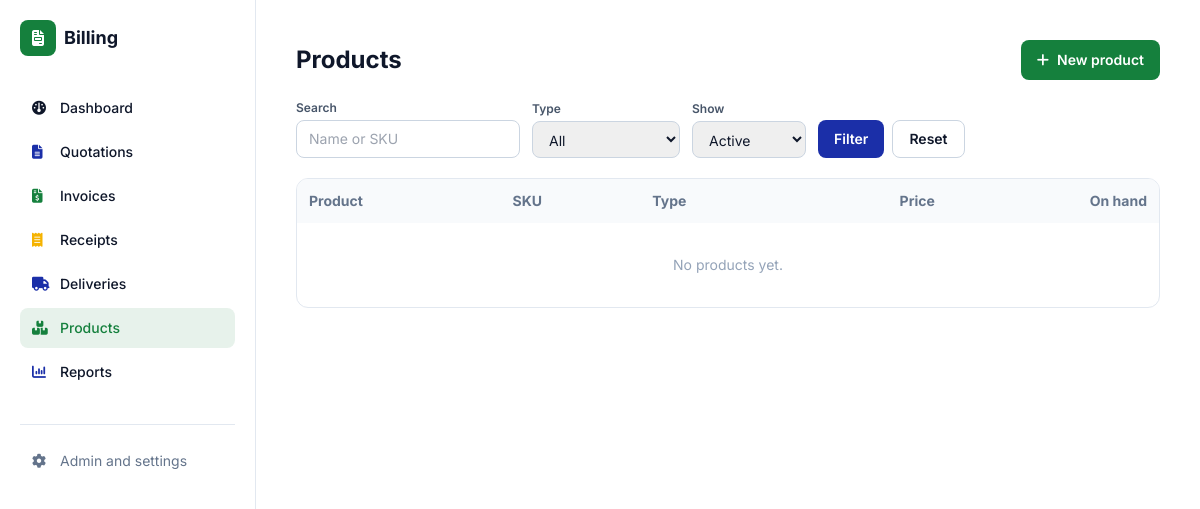
The page /products/ (signed in) on the database as committed earlier.
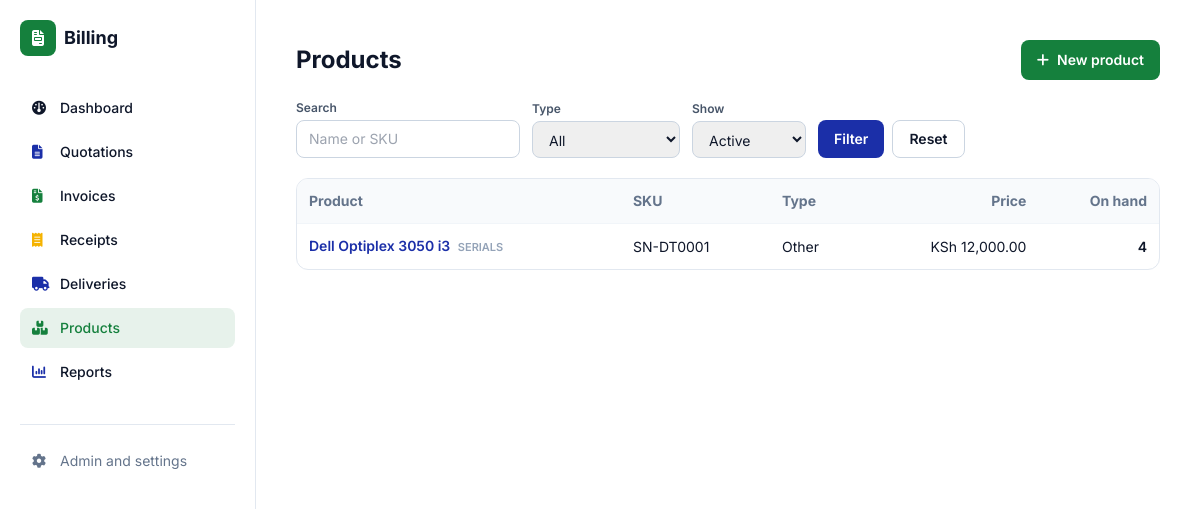
The same page on the database as committed later.
### documents/models.py (models this page shows, shortened)
class Product(models.Model):
    name = models.CharField(max_length=200)
    sku = models.CharField("SKU", max_length=40, blank=True)
    category = models.CharField(max_length=10, choices=DeliveryItem.CATEGORIES, default="other",
                                help_text="Sets the delivery checklist used for this item")
    unit_price = models.DecimalField(max_digits=12, decimal_places=2, default=0)
    track_stock = models.BooleanField(default=False)
    track_serials = models.BooleanField("Track serial numbers", default=False,
                                        help_text="Registers each unit's serial (turns on stock tracking)")
    reorder_level = models.DecimalField(max_digits=10, decimal_places=2, default=0)
    active = models.BooleanField(default=True)
    objects = ProductQuerySet.as_manager()
    class Meta:
        ordering = ["name"]
    @property
    def stock(self):
        return self.movements.aggregate(s=Sum("qty"))["s"] or Decimal("0")

### documents/catalog_views.py (the view)
# urls.py: path("products/", catalog_views.product_list, name="product_list"),
@login_required
def product_list(request):
    qs = Product.objects.with_stock()
    q = request.GET.get("q", "").strip()
    cat = request.GET.get("category", "")
    flt = request.GET.get("filter", "")
    if q:
        qs = qs.filter(Q(name__icontains=q) | Q(sku__icontains=q))
    if cat:
        qs = qs.filter(category=cat)
    if flt == "inactive":
        qs = qs.filter(active=False)
    else:
        qs = qs.filter(active=True)
        if flt == "low":
            qs = qs.filter(track_stock=True, on_hand__lte=F("reorder_level"))
    page_obj, page_range, querystring = paginate(request, qs)
    return render(request, "documents/product_list.html", {
        "products": page_obj, "page_obj": page_obj, "page_range": page_range,
        "querystring": querystring, "categories": DeliveryItem.CATEGORIES,
        "f": {"q": q, "category": cat, "filter": flt}})

### documents/models.py (called while the page is built)
    def with_stock(self):
        return self.annotate(on_hand=Coalesce(
            Sum("movements__qty"), Value(Decimal("0")),
            output_field=models.DecimalField(max_digits=12, decimal_places=2)))

### documents/views.py (called while the page is built)
def paginate(request, qs, per_page=PER_PAGE):
    paginator = Paginator(qs, per_page)
    page_obj = paginator.get_page(request.GET.get("page"))
    page_range = list(paginator.get_elided_page_range(page_obj.number, on_each_side=1, on_ends=1))
    params = request.GET.copy()
    params.pop("page", None)
    return page_obj, page_range, params.urlencode()

### templates/documents/product_list.html (shortened to what this page needs)
{% extends "base.html" %}
{% block content %}
<div class="flex flex-col sm:flex-row sm:items-center sm:justify-between gap-3 mb-5">
  <h1 class="text-2xl font-bold">Products</h1>
  <a href="{% url 'documents:product_new' %}" class="inline-flex items-center justify-center gap-2 bg-brand-green hover:bg-green-800 text-white text-sm font-semibold px-4 py-2.5 rounded-lg w-full sm:w-auto">
    <i class="fa-solid fa-plus"></i> New product</a>
</div>
<form method="get" class="grid grid-cols-2 md:flex md:flex-wrap md:items-end gap-3 mb-5 text-sm">
  <div class="col-span-2 md:col-span-1"><label class="block text-xs font-semibold text-slate-600 mb-1">Search</label>
    <input name="q" value="{{ f.q }}" placeholder="Name or SKU" class="w-full md:w-56 rounded-lg border border-slate-300 px-3 py-2"></div>
  <div><label class="block text-xs font-semibold text-slate-600 mb-1">Type</label>
    <select name="category" class="w-full rounded-lg border border-slate-300 px-3 py-2"><option value="">All</option>
      {% for v, l in categories %}<option value="{{ v }}" {% if f.category == v %}selected{% endif %}>{{ l }}</option>{% endfor %}</select></div>
  <div><label class="block text-xs font-semibold text-slate-600 mb-1">Show</label>
    <select name="filter" class="w-full rounded-lg border border-slate-300 px-3 py-2">
      <option value="">Active</option><option value="low" {% if f.filter == 'low' %}selected{% endif %}>Low stock</option>
      <option value="inactive" {% if f.filter == 'inactive' %}selected{% endif %}>Inactive</option></select></div>
  <div class="col-span-2 md:col-span-1 flex gap-2">
    <button class="flex-1 md:flex-none bg-brand-blue text-white font-semibold px-4 py-2 rounded-lg">Filter</button>
    <a href="{% url 'documents:product_list' %}" class="flex-1 md:flex-none text-center px-4 py-2 rounded-lg border border-slate-300 font-semibold">Reset</a></div>
</form>
<div class="rounded-xl border border-slate-200 overflow-x-auto">
  <table class="w-full text-sm">
    <thead class="bg-slate-50 text-left text-slate-500"><tr>
      <th class="p-3">Product</th><th class="p-3">SKU</th><th class="p-3">Type</th>
      <th class="p-3 text-right">Price</th><th class="p-3 text-right">On hand</th></tr></thead>
    <tbody>
    {% for p in products %}
      <tr class="border-t border-slate-100 hover:bg-slate-50">
        <td class="p-3 font-semibold"><a class="text-brand-blue" href="{% url 'documents:product_detail' p.pk %}">{{ p.name }}</a>
          {% if p.track_serials %}<span class="ml-1 text-[11px] font-semibold text-slate-400">SERIALS</span>{% endif %}</td>
        <td class="p-3">{{ p.sku|default:"-" }}</td>
        <td class="p-3">{{ p.get_category_display }}</td>
        <td class="p-3 text-right whitespace-nowrap">KSh {{ p.unit_price|floatformat:"2g" }}</td>
        <td class="p-3 text-right whitespace-nowrap">
          {% if p.track_stock %}<span class="font-semibold {% if p.on_hand <= p.reorder_level %}text-red-600{% endif %}">{{ p.on_hand|floatformat:"-2" }}</span>
          {% else %}<span class="text-slate-400">not tracked</span>{% endif %}</td>
      </tr>
    {% empty %}<tr><td colspan="5" class="p-8 text-center text-slate-400">No products yet.</td></tr>{% endfor %}
    </tbody>
  </table>
</div>
{% endblock %}

Rows that differ between the two databases and show on the page:
added Product: name "Dell Optiplex 3050 i3", track_serials "SERIALS", sku "SN-DT0001", category "Other", unit_price "12,000.00", on_hand "4"
Other text that changed with them:
text no longer shown: "No products yet."
